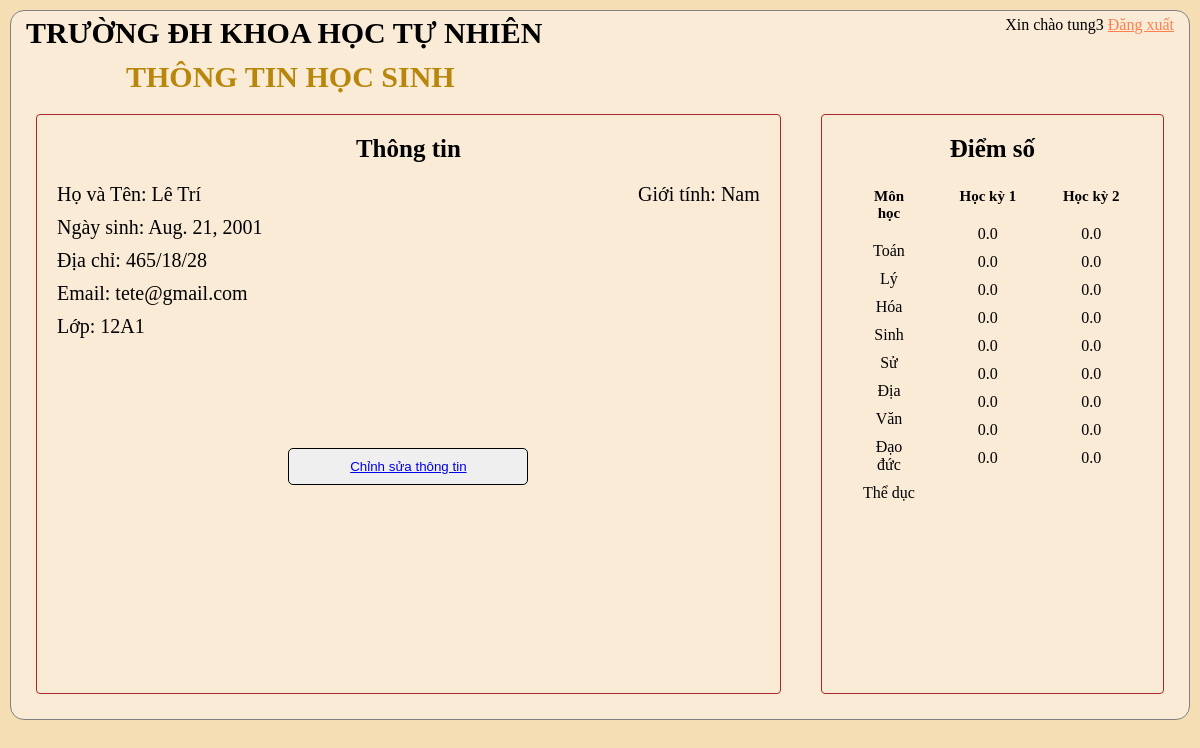
/studentProfile/ (signed in), run on an earlier commit of the app's database.
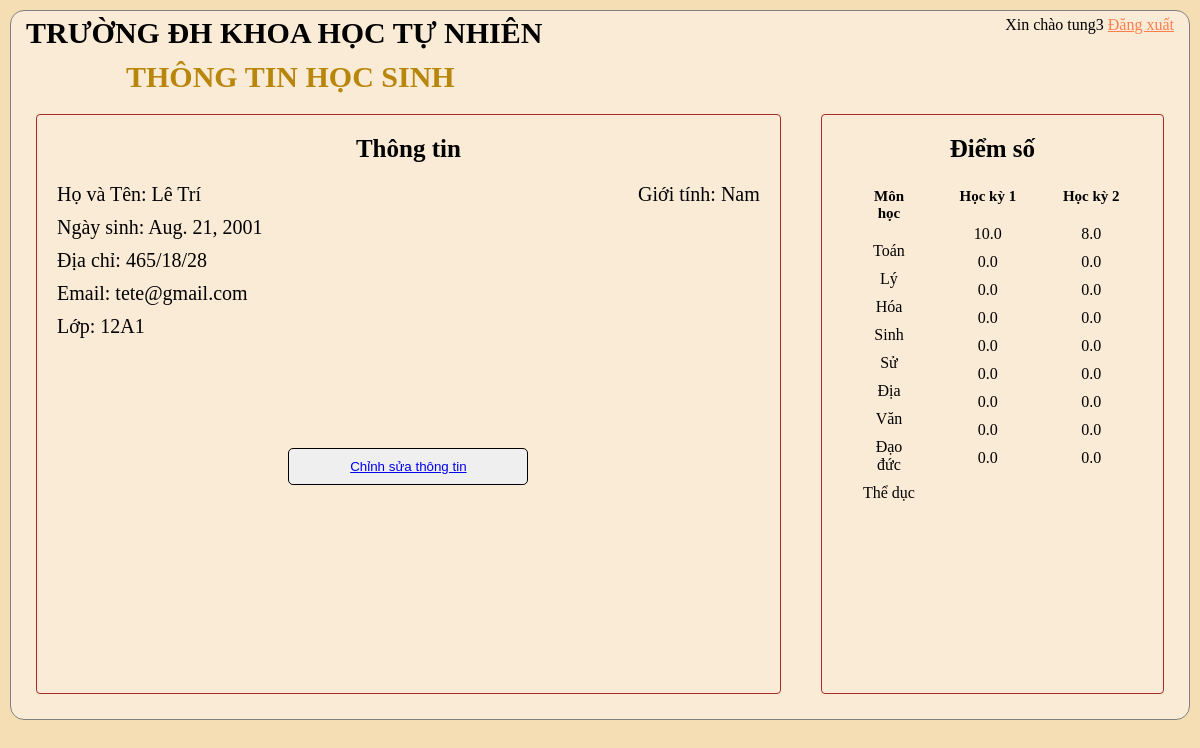
And on a later commit of the database.
### Student/models.py (models this page shows, shortened)
class Student(models.Model):
	user = models.OneToOneField(User, null=True, blank=True, on_delete=models.CASCADE,related_name='Student')
	name = models.CharField(max_length = 200, null = True)
	GIOITINH = (
		('Nam','Nam'),
		('Nữ','Nữ'),
		)
	sex = models.CharField(max_length = 200, null = True, choices = GIOITINH)
	birthday = models.DateField(null = True)
	email = models.CharField(max_length = 200, null = True)
	house_location = models.CharField(max_length = 200, null = True)
	classes = models.ForeignKey(Classes, null = True,validators=(restrict_amount, ) ,on_delete = models.CASCADE)

class Classes(models.Model):
	CATEGORY = (
		('10A1','10A1'),('10A2','10A2'),('10A3','10A3'),('10A4','10A4')
		,('11A1','11A1'),('11A2','11A2'),('11A3','11A3')
		,('12A1','12A1'),('12A2','12A2'),
		)
	name = models.CharField(max_length = 200, null = True, choices = CATEGORY, unique = True)
	def __str__(self):
		return self.name

class Score(models.Model):
	SEMESTER = (
		('học kỳ 1','học kỳ 1'),('học kỳ 2','học kỳ 2')
		)
	semester = models.CharField(max_length = 200, null = True, choices = SEMESTER)
	students = models.ForeignKey(Student, null = True, on_delete = models.CASCADE)
	Toan = models.FloatField(default=0,validators=[MinValueValidator(0.0), MaxValueValidator(10.0)])
	Ly =  models.FloatField(default=0,validators=[MinValueValidator(0.0), MaxValueValidator(10.0)])
	Hoa =  models.FloatField(default=0,validators=[MinValueValidator(0.0), MaxValueValidator(10.0)])
	Sinh =  models.FloatField(default=0,validators=[MinValueValidator(0.0), MaxValueValidator(10.0)])
	Su = models.FloatField(default=0,validators=[MinValueValidator(0.0), MaxValueValidator(10.0)])
	Dia = models.FloatField(default=0,validators=[MinValueValidator(0.0), MaxValueValidator(10.0)])
	Van = models.FloatField(default=0,validators=[MinValueValidator(0.0), MaxValueValidator(10.0)])
	Daoduc = models.FloatField(default=0,validators=[MinValueValidator(0.0), MaxValueValidator(10.0)])
	TheDuc = models.FloatField(default=0,validators=[MinValueValidator(0.0), MaxValueValidator(10.0)])
	class Meta:
		unique_together = ('semester', 'students')

### Student/decorators.py (the view)
		def wrapper_func(request, *args, **kwargs):
			group = None
			if request.user.groups.exists():
				group = request.user.groups.all()[0].name
			if group in allowed_roles:
				return view_func(request, *args, **kwargs)
			else:
				return HttpResponse('You are not authorized to view this page')

### Student/views.py (called while the page is built)
@login_required(login_url='login')
@allowed_users(allowed_roles=['Student'])
def studentProfile(request):
	scores = request.user.Student.score_set.all()
	for i in scores:
		if i.semester == 'học kỳ 1':
			hk1 = i
		else:
			hk2 = i
	print(hk1.Toan)
	context = {'hk1':hk1,'hk2':hk2}
	return render(request,"Student/studentProfile.html",context)

### Student/templates/Student/studentProfile.html (shortened to what this page needs)
{% load static %}
<!DOCTYPE html>
<html lang="en">
<head>
    <link rel="stylesheet" type="text/css" href="{% static '/css/main.css' %}">
</head>
<body>
    <div class="main-container">
        <div class="navigation-top">
            <div id="KHTN">
                <h1>TRƯỜNG ĐH KHOA HỌC TỰ NHIÊN</h1>
            </div>
            <div class="choice">
                <p>Xin chào {{request.user}} <a href="{% url 'logout' %}">Đăng xuất</a></p>
            </div>
        </div>
        <h2>THÔNG TIN HỌC SINH</h2>
            <div class="content">
                <div class="info">
                    <h3>Thông tin</h3>
                    <div class="name-gender">
                        <p>Họ và Tên: {{request.user.Student.name}}</p>
                        <p>Giới tính: {{request.user.Student.sex}}</p>
                    </div>
                    <p>Ngày sinh: {{request.user.Student.birthday}}</p>
                    <p>Địa chỉ: {{request.user.Student.house_location}}</p>
                    <p>Email: {{request.user.Student.email}}</p>
                    <p>Lớp: {{request.user.Student.classes}}</p>
                    <button type="submit" class="btn-tiep-nhan"><a href="{% url 'studentSetting' %}">Chỉnh sửa thông tin</a></button>
                </div>
                <div class="score">
                    <h3>Điểm số</h3>
                    <div class="content">
                        <div class="mon-hoc">
                            <h4>Môn học</h4>
                            <ul>
                                <li>Toán</li>
                                <li>Lý</li>
                                <li>Hóa</li>
                                <li>Sinh</li>
                                <li>Sử</li>
                                <li>Địa</li>
                                <li>Văn</li>
                                <li>Đạo đức</li>
                                <li>Thể dục</li>
                            </ul>
                        </div>
                        <div class="hk1">
                            <h4>Học kỳ 1</h4>
                            <ul>
                                <li>{{hk1.Toan}}</li>
                                <li>{{hk1.Ly}}</li>
                                <li>{{hk1.Hoa}}</li>
                                <li>{{hk1.Sinh}}</li>
                                <li>{{hk1.Su}}</li>
                                <li>{{hk1.Dia}}</li>
                                <li>{{hk1.Van}}</li>
                                <li>{{hk1.Daoduc}}</li>
                                <li>{{hk1.TheDuc}}</li>
                            </ul>
                        </div>
                        <div class="hk2">
                            <h4>Học kỳ 2</h4>
                            <ul>
                                <li>{{hk2.Toan}}</li>
                                <li>{{hk2.Ly}}</li>
                                <li>{{hk2.Hoa}}</li>
                                <li>{{hk2.Sinh}}</li>
                                <li>{{hk2.Su}}</li>
                                <li>{{hk2.Dia}}</li>
                                <li>{{hk2.Van}}</li>
                                <li>{{hk2.Daoduc}}</li>
                                <li>{{hk2.TheDuc}}</li>
                            </ul>
                        </div>
                    </div>
                </div>
            </div>
    </div>
</body>

### static/css/main.css (style rules this page uses)
* { padding: 0; margin: 0; box-sizing: border-box; }
body { background-color: wheat; }
.main-container { border: 1px solid gray; padding: 5px; margin: 10px; border-radius: 14px; background-color: antiquewhite; height: 100%; }
.navigation-top { display: flex; justify-content: space-between; }
#KHTN h1 { font-size: 30px; margin-left: 10px; }
.choice { display: inline-block; }
.choice p { display: inline; padding: 10px; }
.choice a { color: coral; }
h2 { color: darkgoldenrod; padding-inline-start: 10px; margin-top: 10px; font-size: 30px; margin-left: 100px; }
.content { display: flex; justify-content: space-evenly; height: 100%; }
.info { flex: 0.7; border: 1px solid brown; border-radius: 4px; height: 580px; padding: 20px; margin: 20px; }
.score { flex: 0.3; border: 1px solid brown; border-radius: 4px; height: 580px; padding: 20px; margin: 20px; }
.mon-hoc { flex: 0.3; height: 580px; margin: 20px; }
.hk1, .hk2 { flex: 0.35; height: 580px; margin: 20px; }
.name-gender { display: flex; justify-content: space-between; font-size: 20px; }
h3 { text-align: center; padding-bottom: 20px; font-size: 25px; }
.score h3 { padding-bottom: 5px; }
h4 { text-align: center; padding-bottom: 20px; font-size: 15px; }
.information-student p, .info p { padding-bottom: 10px; font-size: 20px; }
.btn-tiep-nhan { border: 1px solid black; border-radius: 5px; width: 240px; padding: 10px; text-align: center; margin: auto; justify-content: center; display: flex; margin-top: 100px; }
.mon-hoc li, .hk1 li, .hk2 li, .hk-tb li { text-align: center; list-style-type: none; padding-bottom: 10px; }

What changed in the data, as far as the page shows it:
changed Score (number 1 of 2 on the later page): Toan "0.0" → "10.0"
changed Score (number 2 of 2 on the later page): Toan "0.0" → "8.0"
